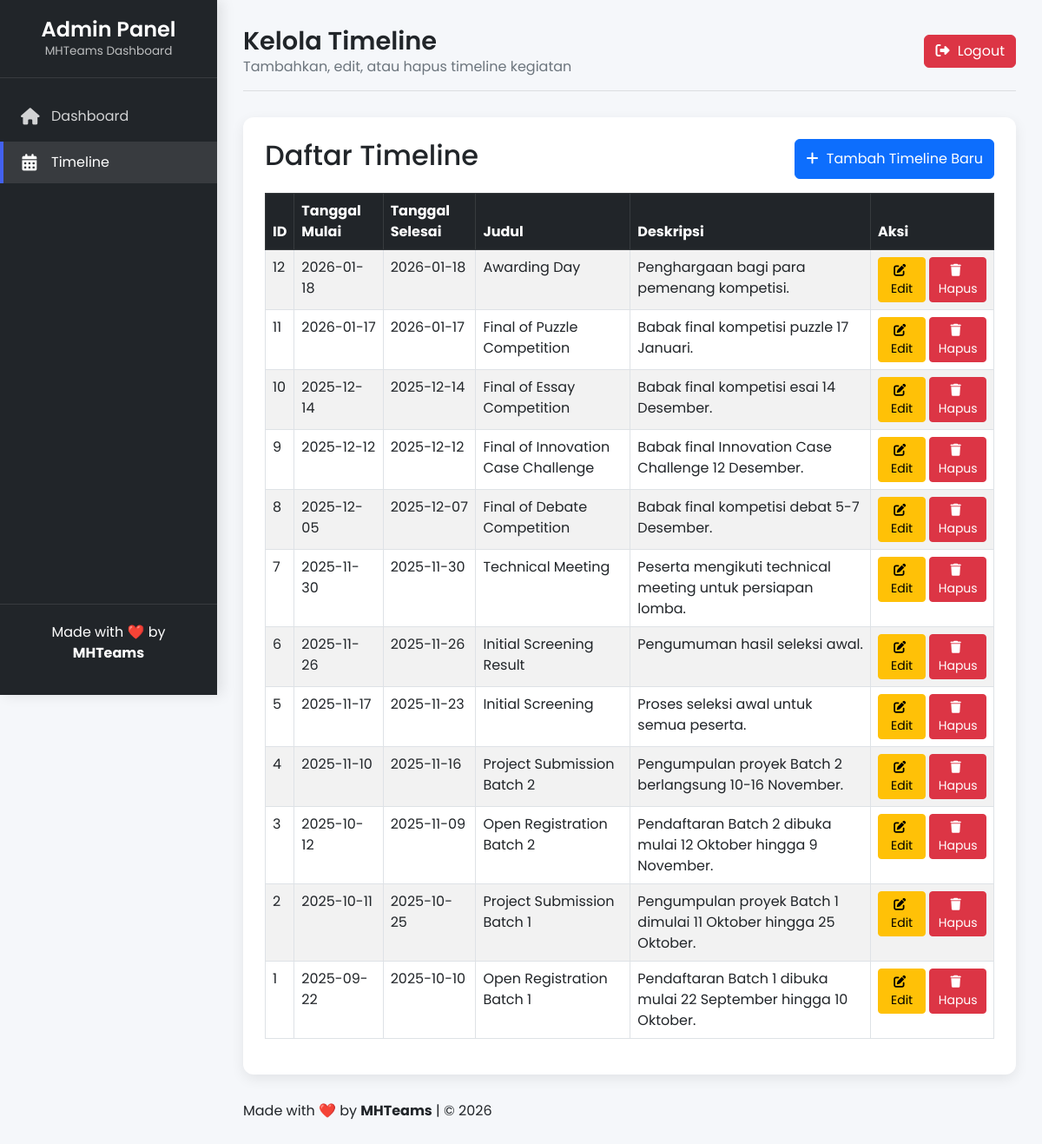
/admin/timeline.php (signed in), run on an earlier commit of the app's database.
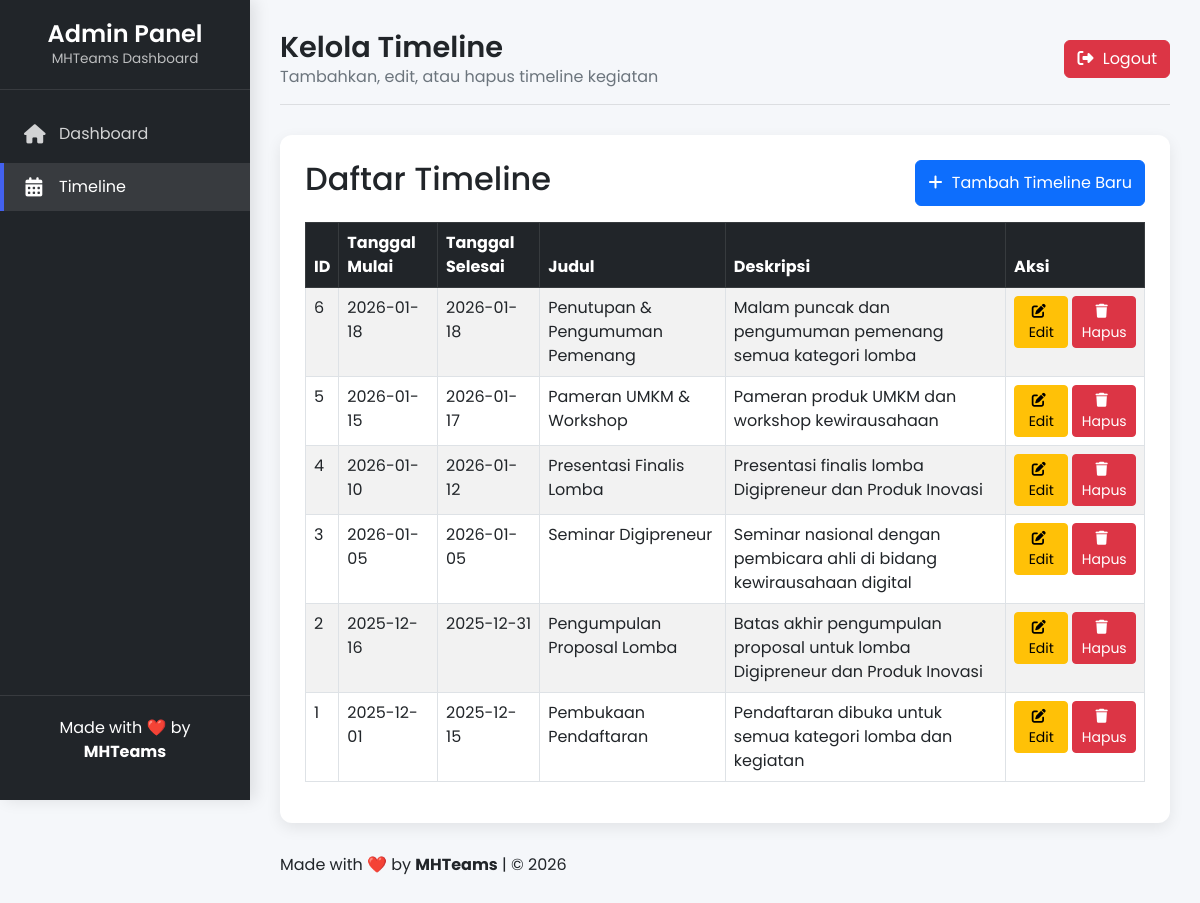
And on a later commit of the database.
### tables this page shows
CREATE TABLE timeline (
            id INTEGER PRIMARY KEY AUTOINCREMENT,
            tanggal_start TEXT NOT NULL,
            tanggal_end TEXT NOT NULL,
            judul TEXT NOT NULL,
            deskripsi TEXT NOT NULL,
            link TEXT,
            created_at DATETIME DEFAULT CURRENT_TIMESTAMP
        );

### admin/timeline.php (the view, shortened to what this page needs)
<?php
include "../config.php";
$timelines = $conn->query("SELECT * FROM timeline ORDER BY tanggal_start DESC")->fetchAll(PDO::FETCH_ASSOC);
?>
<!DOCTYPE html>
<html lang="id">
<head>
    <link href="https://cdn.jsdelivr.net/npm/bootstrap@5.3.0/dist/css/bootstrap.min.css" rel="stylesheet">
    <link rel="stylesheet" href="https://cdnjs.cloudflare.com/ajax/libs/font-awesome/6.5.1/css/all.min.css">
</head>
<body>
<div class="admin-container">
    <div class="sidebar" id="sidebar">
        <div class="sidebar-header">
            <h3>Admin Panel</h3>
            <p>MHTeams Dashboard</p>
        </div>
        <div class="sidebar-menu">
            <ul>
                <li><a href="dashboard.php"><i class="fas fa-home"></i> Dashboard</a></li>
                <li><a href="timeline.php" class="active"><i class="fas fa-calendar-alt"></i> Timeline</a></li>
            </ul>
        </div>
        <div class="sidebar-footer">
            <p>Made with ❤️ by <strong>MHTeams</strong></p>
        </div>
    </div>
    <div class="main-content">
        <div class="header">
            <div class="welcome-text">
                <h1>Kelola Timeline</h1>
                <p>Tambahkan, edit, atau hapus timeline kegiatan</p>
            </div>
            <div class="user-info">
                <a href="logout.php" class="btn btn-danger"><i class="fas fa-right-from-bracket"></i> Logout</a>
            </div>
        </div>
        <div class="page-content">
            <div class="d-flex justify-content-between mb-3">
                <h2>Daftar Timeline</h2>
                <button class="btn btn-primary" data-bs-toggle="modal" data-bs-target="#addModal">
                    <i class="fas fa-plus"></i> Tambah Timeline Baru
                </button>
            </div>
            <?php if(count($timelines) > 0): ?>
            <table class="table table-bordered table-striped">
                <thead class="table-dark">
                    <tr>
                        <th>ID</th>
                        <th>Tanggal Mulai</th>
                        <th>Tanggal Selesai</th>
                        <th>Judul</th>
                        <th>Deskripsi</th>
                        <th>Aksi</th>
                    </tr>
                </thead>
                <tbody>
                    <?php foreach($timelines as $t): ?>
                    <tr>
                        <td><?= $t['id'] ?></td>
                        <td><?= htmlspecialchars($t['tanggal_start']) ?></td>
                        <td><?= htmlspecialchars($t['tanggal_end']) ?></td>
                        <td><?= htmlspecialchars($t['judul']) ?></td>
                        <td><?= htmlspecialchars($t['deskripsi']) ?></td>
                        <td>
                            <div class="d-flex gap-1">
                                <button class="btn btn-warning btn-sm" data-bs-toggle="modal" data-bs-target="#editModal<?= $t['id'] ?>">
                                    <i class="fas fa-edit"></i> Edit
                                </button>
                                <form method="post" class="d-inline" onsubmit="return confirm('Yakin ingin menghapus timeline ini?');">
                                    <button class="btn btn-danger btn-sm"><i class="fas fa-trash"></i> Hapus</button>
                                </form>
                            </div>
                        </td>
                    </tr>
                    <?php endforeach; ?>
                </tbody>
            </table>
            <?php endif; ?>
        </div>
        <div class="footer mt-4">
            <p>Made with ❤️ by <strong>MHTeams</strong> | © <?= date('Y'); ?></p>
        </div>
    </div>
</div>
</body>
</html>

What changed in the data, as far as the page shows it:
removed timeline: id "12", tanggal_start "2026-01-18", tanggal_end "2026-01-18", judul "Awarding Day", deskripsi "Penghargaan bagi para pemenang kompetisi."
removed timeline: id "11", tanggal_start "2026-01-17", tanggal_end "2026-01-17", judul "Final of Puzzle Competition", deskripsi "Babak final kompetisi puzzle 17 Januari."
removed timeline: id "10", tanggal_start "2025-12-14", tanggal_end "2025-12-14", judul "Final of Essay Competition", deskripsi "Babak final kompetisi esai 14 Desember."
removed timeline: id "9", tanggal_start "2025-12-12", tanggal_end "2025-12-12", judul "Final of Innovation Case Challenge", deskripsi "Babak final Innovation Case Challenge 12 Desember."
removed timeline: id "8", tanggal_start "2025-12-05", tanggal_end "2025-12-07", judul "Final of Debate Competition", deskripsi "Babak final kompetisi debat 5-7 Desember."
removed timeline: id "7", tanggal_start "2025-11-30", tanggal_end "2025-11-30", judul "Technical Meeting", deskripsi "Peserta mengikuti technical meeting untuk persiapan lomba."
changed timeline id 6: tanggal_start "2025-11-26" → "2026-01-18"; tanggal_end "2025-11-26" → "2026-01-18"; judul "Initial Screening Result" → "Penutupan & Pengumuman Pemenang"; deskripsi "Pengumuman hasil seleksi awal." → "Malam puncak dan pengumuman pemenang semua kategori lomba"
changed timeline id 5: tanggal_start "2025-11-17" → "2026-01-15"; tanggal_end "2025-11-23" → "2026-01-17"; judul "Initial Screening" → "Pameran UMKM & Workshop"; deskripsi "Proses seleksi awal untuk semua peserta." → "Pameran produk UMKM dan workshop kewirausahaan"
changed timeline id 4: tanggal_start "2025-11-10" → "2026-01-10"; tanggal_end "2025-11-16" → "2026-01-12"; judul "Project Submission Batch 2" → "Presentasi Finalis Lomba"; deskripsi "Pengumpulan proyek Batch 2 berlangsung 10-16 November." → "Presentasi finalis lomba Digipreneur dan Produk Inovasi"
changed timeline id 3: tanggal_start "2025-10-12" → "2026-01-05"; tanggal_end "2025-11-09" → "2026-01-05"; judul "Open Registration Batch 2" → "Seminar Digipreneur"; deskripsi "Pendaftaran Batch 2 dibuka mulai 12 Oktober hingga 9 November." → "Seminar nasional dengan pembicara ahli di bidang kewirausahaan digital"
changed timeline id 2: tanggal_start "2025-10-11" → "2025-12-16"; tanggal_end "2025-10-25" → "2025-12-31"; judul "Project Submission Batch 1" → "Pengumpulan Proposal Lomba"; deskripsi "Pengumpulan proyek Batch 1 dimulai 11 Oktober hingga 25 Oktober." → "Batas akhir pengumpulan proposal untuk lomba Digipreneur dan Produk Inovasi"
changed timeline id 1: tanggal_start "2025-09-22" → "2025-12-01"; tanggal_end "2025-10-10" → "2025-12-15"; judul "Open Registration Batch 1" → "Pembukaan Pendaftaran"; deskripsi "Pendaftaran Batch 1 dibuka mulai 22 September hingga 10 Oktober." → "Pendaftaran dibuka untuk semua kategori lomba dan kegiatan"
